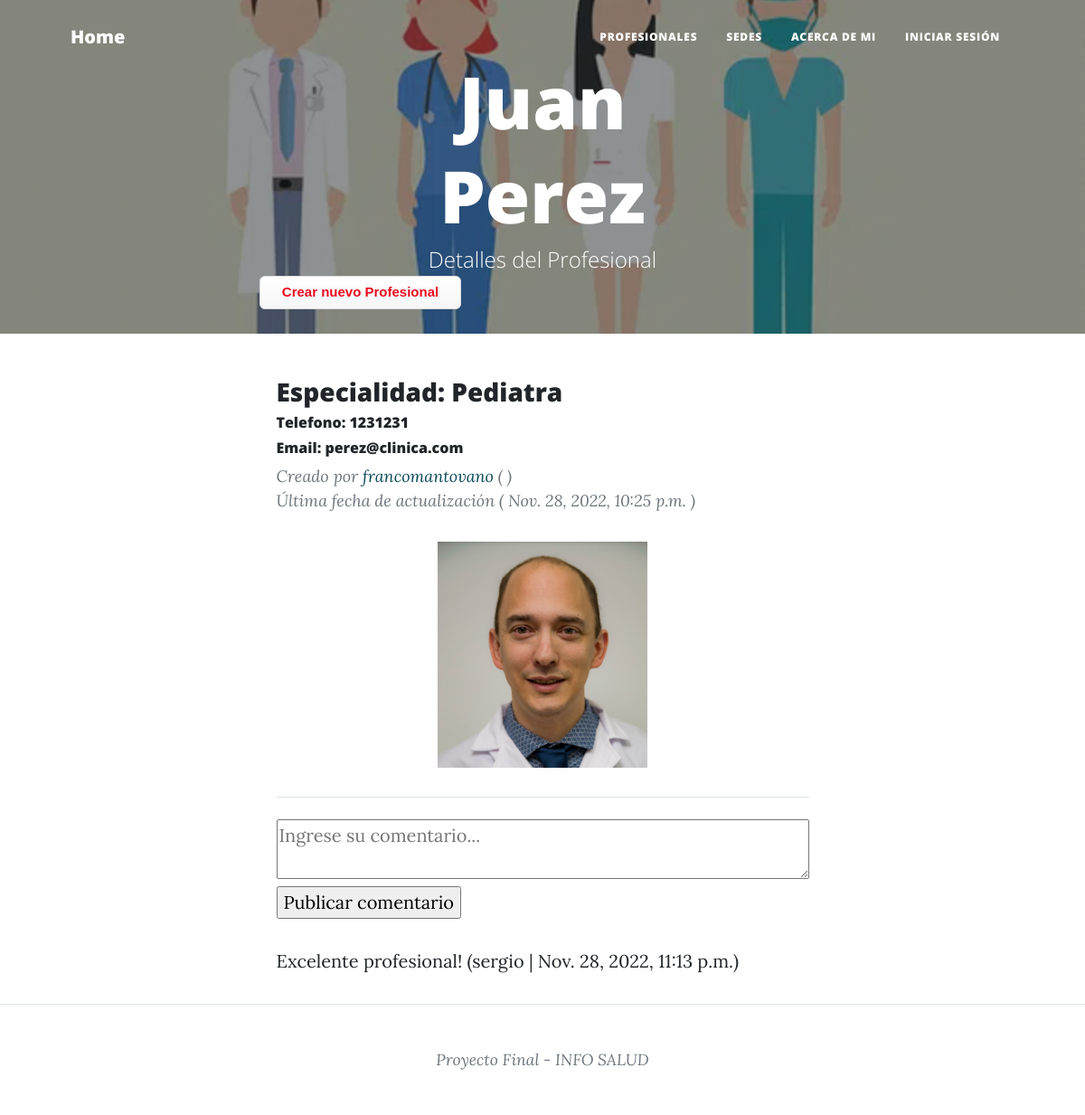
/profesional/profesional/11/detail/, run on the app's committed database.
### profesional/models.py (models this page shows, shortened)
class Profesional(models.Model):
    name = models.CharField(max_length=40)
    last_name = models.CharField(max_length=40)
    email = models.EmailField()
    especialidad = models.CharField(max_length=40)
    tel= models.IntegerField()
    description = RichTextField(null=True, blank=True)
    image = models.ImageField(upload_to='profesional', null=True, blank=True)
    owner = models.ForeignKey(User, on_delete=models.CASCADE)
    comments = models.ManyToManyField(
        User, through="Comment", related_name="comments_owned"
    )
    created_at = models.DateTimeField(auto_now_add=True, null=True)
    updated_at = models.DateTimeField(auto_now=True, null=True)
    class Meta:
        unique_together = (
            "name",
            "last_name",
            "especialidad",
            "tel",
        )
        ordering = ["-created_at"]

class Comment(models.Model):
    text = models.TextField(
        validators=[
            MinLengthValidator(10, "El comentario debe ser mayor de 10 caracteres")
        ]
    )
    profesional = models.ForeignKey(Profesional, on_delete=models.CASCADE)
    owner = models.ForeignKey(User, on_delete=models.CASCADE)
    created_at = models.DateTimeField(auto_now_add=True)
    updated_at = models.DateTimeField(auto_now=True)

### profesional/views.py (the view)
# urls.py: path("profesional/<int:pk>/detail/", views.ProfesionalDetailView.as_view(), name="profesional-detail"),
class ProfesionalDetailView(DetailView):
    model = Profesional
    template_name = "profesional/profesional_detail.html"
    fields = ["name", "last_name","email", "especialidad","tel", "description", "image"]
    def get(self, request, pk):
        profesional = Profesional.objects.get(id=pk)
        comments = Comment.objects.filter(profesional=profesional).order_by("-updated_at")
        comment_form = CommentForm()
        context = {
            "profesional": profesional,
            "comments": comments,
            "comment_form": comment_form,
        }
        return render(request, self.template_name, context)

### profesional/forms.py
class CommentForm(forms.Form):
    comment_text = forms.CharField(
        label="",
        required=False,
        max_length=500,
        min_length=10,
        strip=True,
        widget=forms.Textarea(
            attrs={
                "class": "comment-text",
                "placeholder": "Ingrese su comentario...",
                "required": "True",
                "max_length": 500,
                "min_length": 10,
                "rows": 2,
                "cols": 10,
                "style":"min-width: 100%",
            }
        ),
    )

### profesional/templates/profesional/profesional_detail.html (shortened to what this page needs)
{% extends "home/index.html" %}
{% load static %}
{% block my_blog_header %}
<header class="masthead" style="background-image: url('/static/home/assets/img/medicos.png')">
    <div class="container position-relative px-4 px-lg-5">
        <div class="row gx-4 gx-lg-5 justify-content-center">
            <div class="col-md-15 col-lg-16 col-xl-14">
                <div class="site-heading">
                    <h1>{{ profesional.name }}</h1>
                    <h1>{{ profesional.last_name }}</h1>
                    <span class="subheading">Detalles del Profesional</span>
                </div>
            </div>
        </div>
        <a class="button_custom" href="{% url 'profesional:profesional-add' %}">Crear nuevo Profesional</a>
    </div>
</header>
{% endblock %}
{% block my_blog_content %}
<div class="post-preview">
    <h3 class="post-subtitle">Especialidad: {{ profesional.especialidad }}</h3>
    <h6 class="post-subtitle">Telefono: {{ profesional.tel }}</h6>
    <h6 class="post-subtitle">Email: {{ profesional.email }}</h6>
    <p class="post-meta">
        Creado por
        <span style="color: #0b4956;" href="">{{ profesional.owner.username }}</span>
        ( {{ course.created_at }} )
        <br>
        Última fecha de actualización ( {{ profesional.updated_at }} )
    </p>
    {% if profesional.image %}
        <div style="text-align: center;">
            <img height="250px" src="{{ profesional.image.url }}">
        </div>
    {% endif %}
    <hr class="my-4" />
    <form method="POST" action="{% url 'profesional:comment-create' profesional.id %}">
        {{ comment_form }}
    <input type="submit" value="Publicar comentario">
    </form>
    {% for comment in comments %}
        <p> {{ comment.text }}
            ({{ comment.owner.username }} | {{ comment.updated_at }})
        </p>
    {% endfor %}
</div>
{% endblock %}

### data on the page
Profesional: name "Juan", last_name "Perez", especialidad "Pediatra", tel "1231231", email "perez@clinica.com", owner.username "francomantovano", updated_at "Nov. 28, 2022, 10:25 p.m.", image (picture)
Comment: text "Excelente profesional!", owner.username "sergio", updated_at "Nov. 28, 2022, 11:13 p.m."
